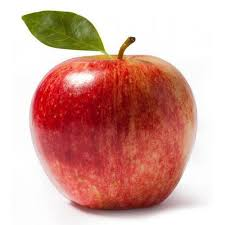
#> input picture Data/test/Apple/images (15) (17th copy).jpg, 225 x 225 px
$ python measure.py '../../Data/test/Apple/images (15) (17th copy).jpg'
#> lines starting #> are read from the running program, lines starting #| are printed output that depends on the picture; after the words box and inside, x2 and y2 are one past the last pixel; in counts of white or black regions, pixels touching at a corner belong together
### src/visionkit/logging_utils.py
"""Centralised logging configuration for visionkit CLIs."""

from __future__ import annotations

import logging

_CONFIGURED = False


def configure_logging(verbose: bool = False) -> None:
    """Configure root logging once, with a concise, readable format.

    Args:
        verbose: When ``True`` the level is ``DEBUG``; otherwise ``INFO``.
    """
    global _CONFIGURED
    level = logging.DEBUG if verbose else logging.INFO
    if _CONFIGURED:
        logging.getLogger().setLevel(level)
        return
    logging.basicConfig(
        level=level,
        format="%(asctime)s | %(levelname)-7s | %(name)s | %(message)s",
        datefmt="%H:%M:%S",
    )
    _CONFIGURED = True


def get_logger(name: str) -> logging.Logger:
    """Return a module-scoped logger."""
    return logging.getLogger(name)

### src/visionkit/measure.py
"""Object dimension measurement core and CLI.

Pipeline:
1. Pre-process (grayscale, blur, Canny edges, morphological close).
2. Find external contours and sort them left-to-right.
3. Fit rotated bounding box for each contour above minimum area.
4. Calibrate pixels-per-millimetre ratio from the leftmost (reference) object,
   then convert all objects' pixel sizes to millimetres.
"""

from __future__ import annotations

import argparse
import sys
from dataclasses import dataclass, field

import cv2
import numpy as np

from visionkit.logging_utils import configure_logging, get_logger

log = get_logger("visionkit.measure")

# Annotation colours (BGR).
_COLOR_BOX = (0, 255, 0)
_COLOR_CORNER = (0, 0, 255)
_COLOR_MIDPOINT = (255, 0, 0)
_COLOR_LINE = (255, 0, 255)
_COLOR_TEXT = (255, 255, 255)


@dataclass(frozen=True)
class MeasurementConfig:
    """Tunable parameters for the measurement pipeline."""

    ref_width_mm: float = 25.0
    """Real-world width of the left-most (reference) object, in millimetres."""

    scale: float = 1.0
    """Resize factor applied before processing. Measurements are scale
    invariant (the ratio cancels), but downscaling speeds up large images."""

    min_area: float = 100.0
    """Minimum contour area (in pixels) to be considered an object."""

    blur_kernel: int = 7
    """Gaussian blur kernel size (forced odd)."""

    canny_low: int = 50
    canny_high: int = 100

    def __post_init__(self) -> None:
        if self.ref_width_mm <= 0:
            raise ValueError("ref_width_mm must be positive")
        if self.scale <= 0:
            raise ValueError("scale must be positive")
        if self.blur_kernel < 1:
            raise ValueError("blur_kernel must be >= 1")


@dataclass
class ObjectMeasurement:
    """A single measured object."""

    width_mm: float
    height_mm: float
    box: np.ndarray  # ordered 4x2 corner points (tl, tr, br, bl) in image coords
    is_reference: bool = False


@dataclass
class MeasurementResult:
    """Result of measuring all objects in an image."""

    objects: list[ObjectMeasurement] = field(default_factory=list)
    pixels_per_metric: float | None = None
    image_size: tuple[int, int] = (0, 0)  # (width, height) after resize


def load_image(path: str) -> np.ndarray:
    """Load an image from disk as a BGR array.

    Raises:
        FileNotFoundError: if OpenCV cannot read the file.
    """
    image = cv2.imread(path)
    if image is None:
        raise FileNotFoundError(f"Could not read image: {path!r}")
    return image


def _midpoint(a: np.ndarray, b: np.ndarray) -> tuple[float, float]:
    return ((a[0] + b[0]) * 0.5, (a[1] + b[1]) * 0.5)


def order_points(pts: np.ndarray) -> np.ndarray:
    """Order four points as top-left, top-right, bottom-right, bottom-left."""
    pts = np.asarray(pts, dtype="float32")
    rect = np.zeros((4, 2), dtype="float32")
    s = pts.sum(axis=1)
    rect[0] = pts[np.argmin(s)]  # top-left has the smallest x + y
    rect[2] = pts[np.argmax(s)]  # bottom-right has the largest x + y
    diff = np.diff(pts, axis=1).ravel()  # y - x
    rect[1] = pts[np.argmin(diff)]  # top-right has the smallest y - x
    rect[3] = pts[np.argmax(diff)]  # bottom-left has the largest y - x
    return rect


def _find_contours_sorted_ltr(edged: np.ndarray) -> list[np.ndarray]:
    """Find external contours and sort them left-to-right.

    Handles both OpenCV 3 (3-tuple) and OpenCV 4 (2-tuple) return signatures.
    """
    found = cv2.findContours(edged.copy(), cv2.RETR_EXTERNAL, cv2.CHAIN_APPROX_SIMPLE)
    contours = found[0] if len(found) == 2 else found[1]
    return sorted(contours, key=lambda c: cv2.boundingRect(c)[0])


def preprocess(image: np.ndarray, config: MeasurementConfig) -> np.ndarray:
    """Produce a cleaned edge map from a BGR image."""
    gray = cv2.cvtColor(image, cv2.COLOR_BGR2GRAY)
    k = config.blur_kernel | 1  # force odd
    gray = cv2.GaussianBlur(gray, (k, k), 0)
    edged = cv2.Canny(gray, config.canny_low, config.canny_high)
    edged = cv2.dilate(edged, None, iterations=1)
    edged = cv2.erode(edged, None, iterations=1)
    return edged


def measure_objects(image: np.ndarray, config: MeasurementConfig) -> MeasurementResult:
    """Measure every object in ``image``.

    The left-most qualifying contour is treated as the reference object and is
    used to calibrate the pixels-per-millimetre ratio.
    """
    if config.scale != 1.0:
        h, w = image.shape[:2]
        image = cv2.resize(image, (max(1, int(w * config.scale)), max(1, int(h * config.scale))))

    h, w = image.shape[:2]
    result = MeasurementResult(image_size=(w, h))

    edged = preprocess(image, config)
    pixels_per_metric: float | None = None

    for c in _find_contours_sorted_ltr(edged):
        if cv2.contourArea(c) < config.min_area:
            continue

        box = cv2.minAreaRect(c)
        box = cv2.boxPoints(box)
        box = order_points(np.array(box, dtype="float32"))
        (tl, tr, br, bl) = box

        # Pixel distances along the two axes of the box.
        width_px = float(np.hypot(*(np.array(_midpoint(tl, bl)) - np.array(_midpoint(tr, br)))))
        height_px = float(np.hypot(*(np.array(_midpoint(tl, tr)) - np.array(_midpoint(bl, br)))))

        is_reference = pixels_per_metric is None
        if is_reference:
            pixels_per_metric = width_px / config.ref_width_mm

        result.objects.append(
            ObjectMeasurement(
                width_mm=width_px / pixels_per_metric,
                height_mm=height_px / pixels_per_metric,
                box=box,
                is_reference=is_reference,
            )
        )

    result.pixels_per_metric = pixels_per_metric
    return result


# [42 lines left out: function annotate, not called in this run]


def _to_int(pt: tuple[float, float]) -> tuple[int, int]:
    return (int(pt[0]), int(pt[1]))


def build_parser() -> argparse.ArgumentParser:
    p = argparse.ArgumentParser(
        prog="measure-object",
        description="Measure real-world object dimensions in an image using a "
        "reference object (the left-most detected object) for scale.",
    )
    p.add_argument("image", help="Path to the input image.")
    p.add_argument(
        "--ref-width",
        type=float,
        default=25.0,
        help="Width of the reference object in millimetres (default: 25).",
    )
    p.add_argument(
        "--scale", type=float, default=1.0, help="Resize factor before processing (default: 1.0)."
    )
    p.add_argument(
        "--min-area",
        type=float,
        default=100.0,
        help="Minimum contour area in pixels (default: 100).",
    )
    p.add_argument("--blur", type=int, default=7, help="Gaussian blur kernel size (default: 7).")
    p.add_argument(
        "--canny",
        type=int,
        nargs=2,
        metavar=("LOW", "HIGH"),
        default=(50, 100),
        help="Canny edge thresholds (default: 50 100).",
    )
    p.add_argument("-o", "--output", help="Save the annotated image to this path.")
    p.add_argument(
        "--show", action="store_true", help="Display the annotated image in a window (needs a GUI)."
    )
    p.add_argument("-v", "--verbose", action="store_true", help="Verbose logging.")
    return p


def main(argv: list[str] | None = None) -> int:
    args = build_parser().parse_args(argv)
    configure_logging(args.verbose)

    config = MeasurementConfig(
        ref_width_mm=args.ref_width,
        scale=args.scale,
        min_area=args.min_area,
        blur_kernel=args.blur,
        canny_low=args.canny[0],
        canny_high=args.canny[1],
    )

    try:
        image = load_image(args.image)
#> in load_image, image is the input picture: shape (225, 225, 3); mean B, G, R 157.8, 166.6, 214.6
    except FileNotFoundError as exc:
        log.error("%s", exc)
        return 1

    result = measure_objects(image, config)
#> in preprocess, `gray = cv2.cvtColor(image, cv2.COLOR_BGR2GRAY)`:
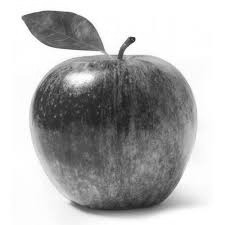
#> gray: shape (225, 225); min 30, max 255, mean 179.9
#> in preprocess, `gray = cv2.GaussianBlur(gray, (k, k), 0)`:
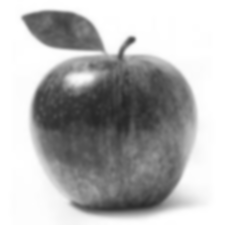
#> gray: shape (225, 225); min 38, max 255, mean 179.9
#> in preprocess, `edged = cv2.Canny(gray, config.canny_low, config.canny_high)`:
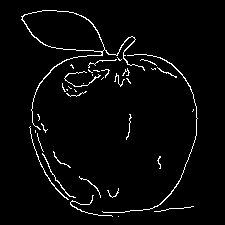
#> edged: shape (225, 225); 3.2% white in thin lines or dots, all inside (x1, y1, x2, y2) = (21, 10, 198, 217)
#> in preprocess, `edged = cv2.dilate(edged, None, iterations=1)`:
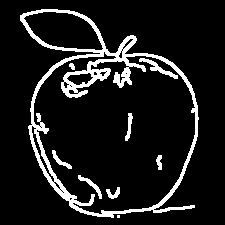
#> edged: shape (225, 225); 10.6% white; 9 white regions (1 under 20 px), largest, box (x1, y1, x2, y2) and area: (20, 9, 199, 218) 4628, (139, 58, 178, 79) 194, (78, 175, 102, 199) 131
#> in preprocess, `edged = cv2.erode(edged, None, iterations=1)`:
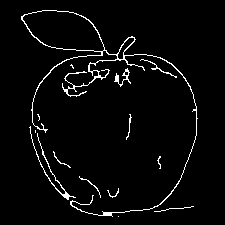
#> edged: shape (225, 225); 3.5% white in thin lines or dots, all inside (x1, y1, x2, y2) = (21, 10, 198, 217)
#> in _find_contours_sorted_ltr, `found = cv2.findContours(edged.copy(), cv2.RETR_EXTERNAL, cv2.CHAIN_AP..`: found = 14 contours, 10 with area under 20; largest, box (x1, y1, x2, y2) and area: (21, 10, 198, 217) 2784, (29, 126, 76, 200) 67, (114, 68, 131, 87) 56, (140, 59, 177, 78) 20
#> in _find_contours_sorted_ltr, `contours = found[0] if len(found) == 2 else found[1]`: contours has the same summary as found
#> the loop in measure_objects, `for c in _find_contours_sorted_ltr(edged):` made 14 passes
#> (box, s in order_points, diff in order_points, tl, tr, br, bl) on pass 1: (((113.5, 109.1), (164.8, 212.3), -6.1), [266.2, 32.61, 178.9, 412.6], [180.6, -7.97, -189.3, -0.778], [20.29, 12.32], [184.1, -5.18], [206.7, 205.9], [42.83, 223.4])
#> c on passes 3, 10: [[35, 130], [35, 132]], [[118, 216]]
#> after the loop in measure_objects, `for c in _find_contours_sorted_ltr(edged):`: result.objects = 1 item
#> in measure_objects, `result.pixels_per_metric = pixels_per_metric`: result.pixels_per_metric = 6.59
    if not result.objects:
        log.warning("No objects detected. Try lowering --min-area or adjusting --canny.")
        return 2

    log.info(
        "Detected %d object(s); pixels/mm = %.3f",
        len(result.objects),
        result.pixels_per_metric or 0.0,
    )
    for i, obj in enumerate(result.objects):
        tag = " (reference)" if obj.is_reference else ""
        log.info("Object %d: %.1f x %.1f mm%s", i + 1, obj.width_mm, obj.height_mm, tag)
#> this loop made 1 pass

    if args.output or args.show:
        annotated = annotate(image, result)
        if args.output:
            if cv2.imwrite(args.output, annotated):
                log.info("Saved annotated image to %s", args.output)
            else:
                log.error("Failed to write output image to %s", args.output)
                return 1
        if args.show:
            cv2.imshow("Measurements", annotated)
            cv2.waitKey(0)
            cv2.destroyAllWindows()

    return 0


if __name__ == "__main__":
    sys.exit(main())
#> (the program exits here)
